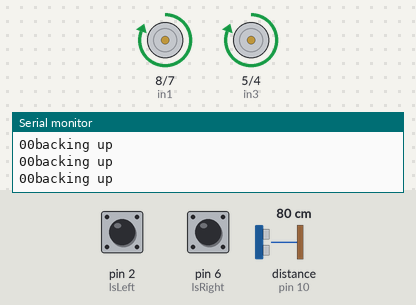
A sketch run on a simulated Arduino Uno, built with avr-gcc and run on an emulated ATmega328P. On the bench: motor-driver pin pairs drawn as motors (green arrow = first pin HIGH = forward, orange = second pin HIGH = backward, longer = more drive, scaled by the enable pin), the last lines printed to the serial monitor. Wiring (inferred from the names in the program): ultrasonic range finder: trigger pin 11; echo pin 10. The test bench sets the inputs (shaded band); at power-on: pin 2 (lsLeft) LOW, pin 6 (lsRight) LOW, distance to the obstacle (sensor on pin 10) 80 cm. The echo pulse lasts 58.3 µs per cm.

Above: at 6.2 s.
6.3 s: pin 2 (lsLeft) pulled HIGH for 0.15 s
At 6.38 s:
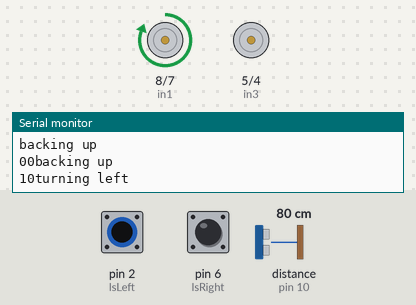
7.9 s: pin 6 (lsRight) pulled HIGH for 0.15 s
At 7.98 s:
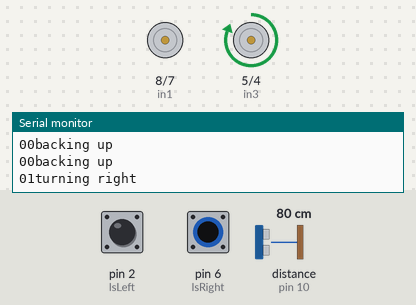
12.5 s: pin 2 (lsLeft) pulled HIGH for 1 s
At 14.4 s:
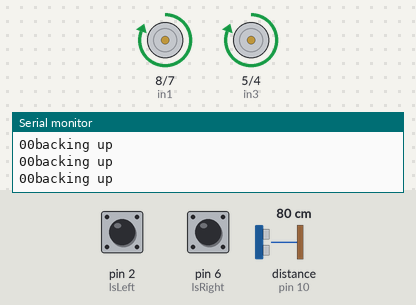
16.5 s: pin 6 (lsRight) pulled HIGH for 1 s
At 17.3 s:
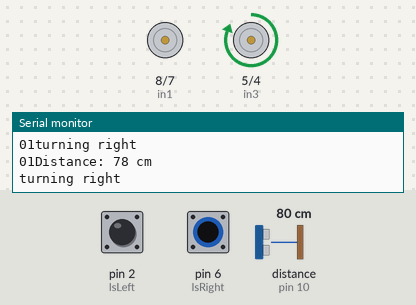
20.5 s: pin 6 (lsRight) pulled HIGH for 3.2 s
At 25.1 s:
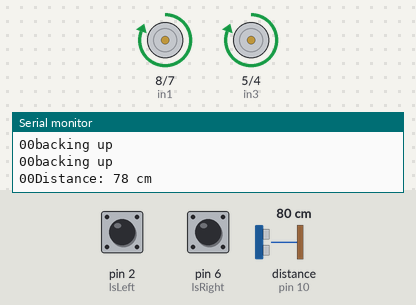
Timing chart, 0 to 26.2 s (numbered marks = the images above; inputs shaded):
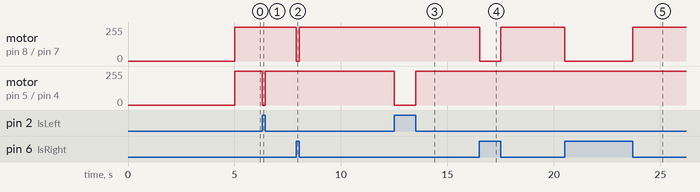

The sketch:

adding_line_sensor.ino
```cpp
//Initialize Ultrasonic
#define ECHO_PIN 10
#define TRIG_PIN 11

//ultrasonic sensorrrrr
//ultrasonic timings
unsigned long currentMillis;
unsigned long previousMillis;
const unsigned long US_PERIOD = 100; //period between readings
//Max distance we want
const int MAX_DISTANCE = 200;
int distance;

//motor 1
int enA=9;
int in1=8;
int in2=7;

//motor 2
int enB=3;
int in3=5;
int in4=4;

//line sensors
int lsLeft = 2;
int lsRight = 6;
int sensorValueLeft;
int sensorValueRight;

//attack adjustment
boolean target = false;
int targetD = 67;
String action;


void setup() {
  pinMode(TRIG_PIN, OUTPUT); // Sets the trigPin as an OUTPUT
  pinMode(ECHO_PIN, INPUT); // Sets the echoPin as an INPUT

  // set all motor pins to outputs
  pinMode(enA, OUTPUT);
  pinMode(enB, OUTPUT);
  pinMode(in1, OUTPUT);
  pinMode(in2, OUTPUT);
  pinMode(in3, OUTPUT);
  pinMode(in4, OUTPUT);

  //line sensor setup
  pinMode(lsLeft, INPUT);
  pinMode(lsRight,INPUT);

  Serial.begin(9600);
  delay(5000);
}

void loop() {
  usReadCm();

  attack();

  lineSensor();
}

void usReadCm(){
  currentMillis = millis();

  if(currentMillis > previousMillis + US_PERIOD){

    //clears trig
    digitalWrite(TRIG_PIN, LOW);
    delayMicroseconds(2);

    //sets the trig pin to high for 10 microseconds
    digitalWrite(TRIG_PIN, HIGH);
    delayMicroseconds(10);
    digitalWrite(TRIG_PIN, LOW);

    //reads the echo_pin
    long duration = pulseIn(ECHO_PIN, HIGH, 38000);

    distance = duration*0.034/2;//in centimeters

    if(distance > MAX_DISTANCE){
      distance = MAX_DISTANCE;
    }
    if(distance == 0){
      distance = MAX_DISTANCE;
    }

    Serial.print("Distance: ");
    Serial.print(distance);
    Serial.println(" cm");

    previousMillis = currentMillis;

    if((distance<targetD) && (sensorValueLeft==1) && (sensorValueRight==1)){
     target = true;
     }
  }
}

void attack(){

  if(sensorValueLeft==0 && sensorValueRight==0){
    backward();
    target = false;
    action = "backing up";
    Serial.println(action);
    }
  else if(sensorValueLeft==0){
    turnRight();
    target = false;
    action = "turning right";
    Serial.println(action);
    }
  else if(sensorValueRight==0){
    turnLeft();
    target = false;
    action = "turning left";
    Serial.println(action);
    }
    else if((target == true) && (sensorValueLeft==1) && (sensorValueRight==1) ){
    forward();
    action = "attacking";
    Serial.println(action);
    }
    else if (!(target == true) && (sensorValueLeft==1) && (sensorValueRight==1) ){
    turnturnLeft(60);
    action = "looking";
    Serial.println(action);
    }
  }

void lineSensor(){
  sensorValueLeft = digitalRead(lsLeft);
  Serial.print(sensorValueLeft);

  sensorValueRight = digitalRead(lsRight);
  Serial.print(sensorValueRight);
  }


void forward() {

  digitalWrite(in1, LOW);
  digitalWrite(in2, HIGH);
  digitalWrite(in3, LOW);
  digitalWrite(in4, HIGH);

//SET SPEED TO 20O OUT OF POSSIBLE RANGE 0~255
  analogWrite(enA, 255);
  analogWrite(enB, 255);

}

void backward(){

  digitalWrite(in1, HIGH);
  digitalWrite(in2, LOW);
  digitalWrite(in3, HIGH);
  digitalWrite(in4, LOW);

  analogWrite(enA, 255);
  analogWrite(enB, 255);
}


void turnLeft(){

  digitalWrite(in1, HIGH);
  digitalWrite(in2, LOW);
  digitalWrite(in3, LOW);
  digitalWrite(in4, HIGH);

  analogWrite(enA, 255);
  analogWrite(enB, 0);
}

void turnLeft(int tempSpeed){

  digitalWrite(in1, HIGH);
  digitalWrite(in2, LOW);
  digitalWrite(in3, LOW);
  digitalWrite(in4, HIGH);

  analogWrite(enA, tempSpeed);
  analogWrite(enB, 0);
}

void turnRight(){

  digitalWrite(in1, HIGH);
  digitalWrite(in2, LOW);
  digitalWrite(in3, HIGH);
  digitalWrite(in4, LOW);

  analogWrite(enA, 0);
  analogWrite(enB, 255);
}

void turnRight(int tempSpeed){

  digitalWrite(in1, HIGH);
  digitalWrite(in2, LOW);
  digitalWrite(in3, HIGH);
  digitalWrite(in4, LOW);

  analogWrite(enA, 0);
  analogWrite(enB, tempSpeed);
}

//turn by having wheels spin in opposite directions
void turnturnLeft(int tempSpeed){

  digitalWrite(in1, HIGH);
  digitalWrite(in2, LOW);
  digitalWrite(in3, LOW);
  digitalWrite(in4, HIGH);

  analogWrite(enA, tempSpeed);
  analogWrite(enB, tempSpeed);
}

void turnturnRight(int tempSpeed){

  digitalWrite(in1, LOW);
  digitalWrite(in2, HIGH);
  digitalWrite(in3, HIGH);
  digitalWrite(in4, LOW);

  analogWrite(enA, tempSpeed);
  analogWrite(enB, tempSpeed);
}

void noward(){

  digitalWrite(in1, HIGH);
  digitalWrite(in2, LOW);
  digitalWrite(in3, HIGH);
  digitalWrite(in4, LOW);

  analogWrite(enA, 0);
  analogWrite(enB, 0);

}
```

Measured:
- after the input at 6.3 s, motor on pin 5 (in3) / pin 4 (in4): forward 255/255 → stopped at once, → forward 255/255 0.15 s later
- after the input at 7.9 s, motor on pin 8 (in1) / pin 7 (in2): forward 255/255 → stopped at once, → forward 255/255 0.14 s later
- after the input at 12.5 s, motor on pin 5 (in3) / pin 4 (in4): forward 255/255 → stopped at once, → forward 255/255 1.0 s later
- after the input at 16.5 s, motor on pin 8 (in1) / pin 7 (in2): forward 255/255 → stopped at once, → forward 255/255 1.0 s later
- after the input at 20.5 s, motor on pin 8 (in1) / pin 7 (in2): forward 255/255 → stopped at once, → forward 255/255 3.2 s later
